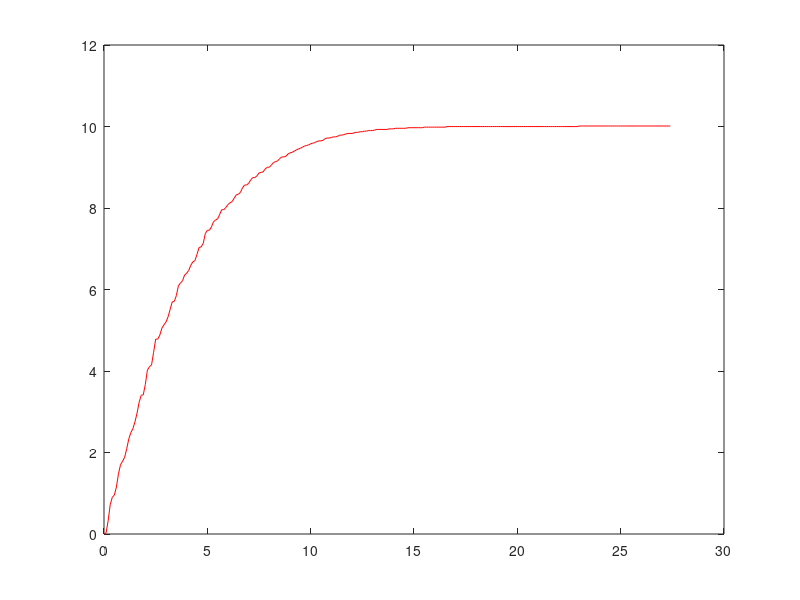

Write the MATLAB code that produced this figure. (Note: this script raises an error after producing the figure.)
%%% Measure
clear all;
res = importdata('data/cl_angular_control_ultimate_done.txt');

% Plot the entire data set
figure();
t = res(1001:1275,1) - res(1001,1);
plot(t, res(1001:1275,6), 'r'); hold on;

%%% Theory
format long;
syms xsi

K=2.1917;
tau = 0.8;
D = 0.05;
t_R = 5;
alpha = 10;

xsi = eval(solve(pi*xsi + log(D)*sqrt(1-xsi^2),xsi))

omegan = 4/(t_R*xsi)
K0 = alpha*omegan^3*tau/K
K1 = tau*omegan^2*(1+2*alpha*xsi)/K
K2 = ((omegan*(alpha+2*xsi)*tau)-1)/K

Tr = tf([K0*K],[tau 1+K2*K K1*K K0*K])
y = step(10*Tr, t);
plot(t, y, 'g');
title('Angular position control : step response in closed loop')
xlabel('time [s]');
ylabel('angular position [deg]');
legend('Measurements', 'Model')